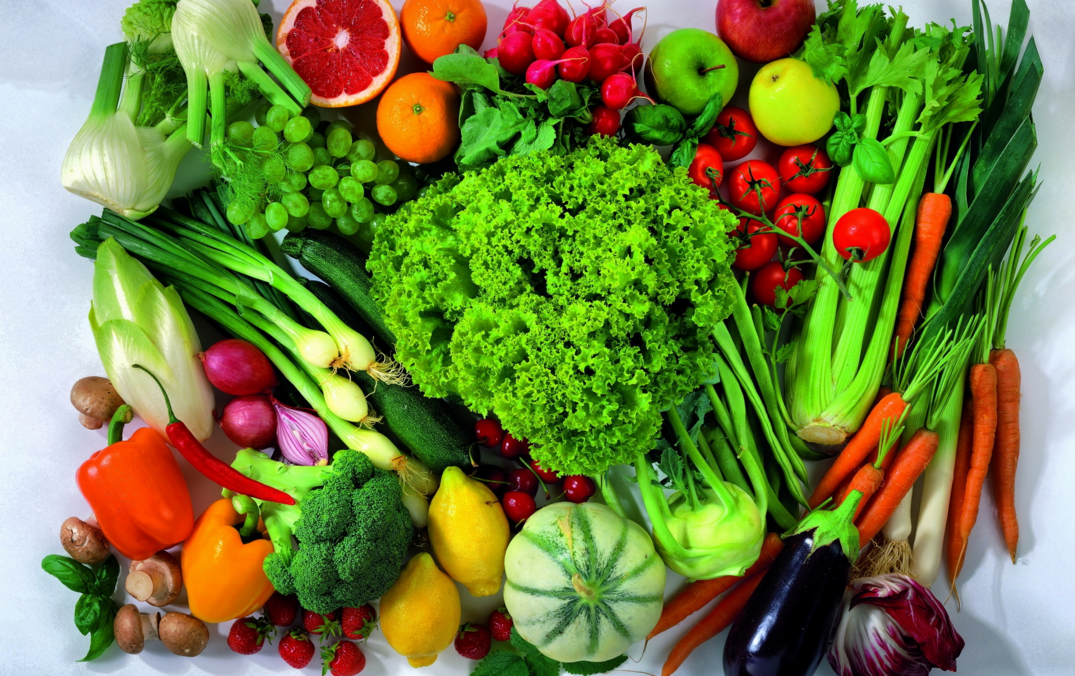
#> input picture cv_ml/kmean/rgb.PNG, 1075 x 676 px
$ python kmean3.py
#> lines starting #> are read from the running program, lines starting #| are printed output that depends on the picture
import numpy as np
import cv2 as cv
from matplotlib import pyplot as plt

img=cv.imread('rgb.PNG')
#> img is the input picture: shape (676, 1075, 3); mean B, G, R 62.7, 127.7, 115.6
I=img.reshape((-1,3))
I=np.float32(I)
criteria = (cv.TERM_CRITERIA_EPS + cv.TERM_CRITERIA_MAX_ITER, 10, 1.0)
ret2,label2,center2=cv.kmeans(I,8,None,criteria,10,cv.KMEANS_RANDOM_CENTERS)
#> ret2 = 1.28e+09; center2 = [[9.58, 113.5, 226], [38.58, 223.2, 133.6], [17.26, 27.89, 160.5], [21.94, 164.8, 83.62], [223.5, 218.4, 206.6], [20.75, 97.22, 48.18], [125.4, 161.3, 154.3], [7.41, 23.39, 23.56]]

center2=np.uint8(center2)
#> center2 = [[9, 113, 226], [38, 223, 133], [17, 27, 160], [21, 164, 83], [223, 218, 206], [20, 97, 48], [125, 161, 154], [7, 23, 23]]
result=center2[label2.flatten()]
result2=result.reshape((img.shape))
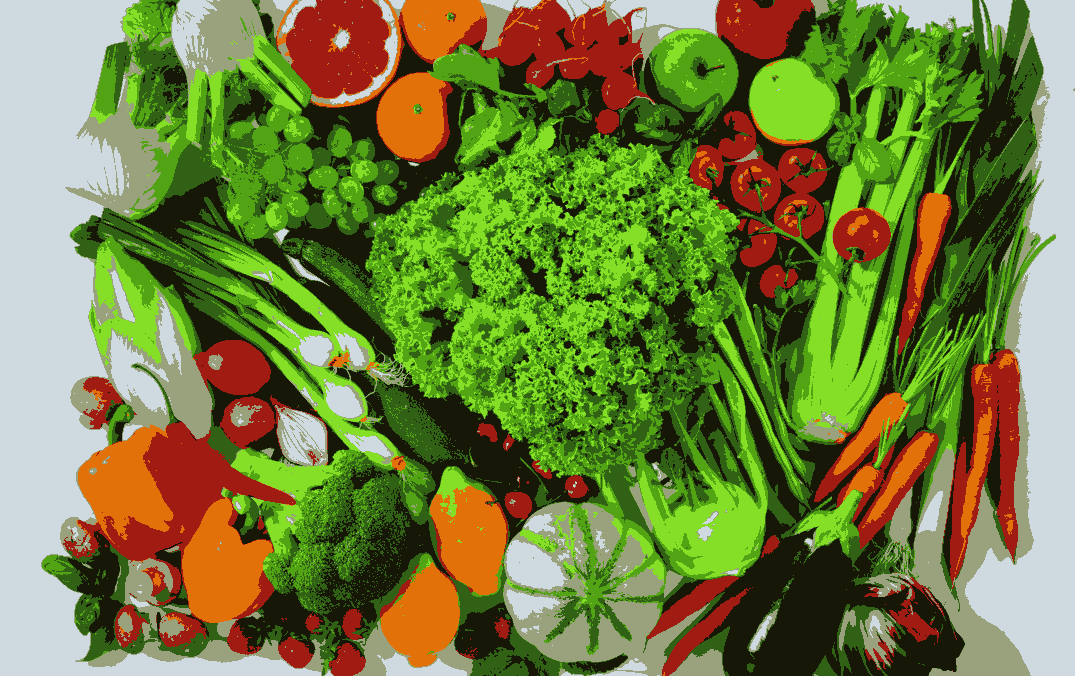
#> result2: shape (676, 1075, 3); mean B, G, R 62.1, 127.2, 115.2

cv.imshow("",result2)
cv.waitKey(0)
cv.destroyAllWindows()
